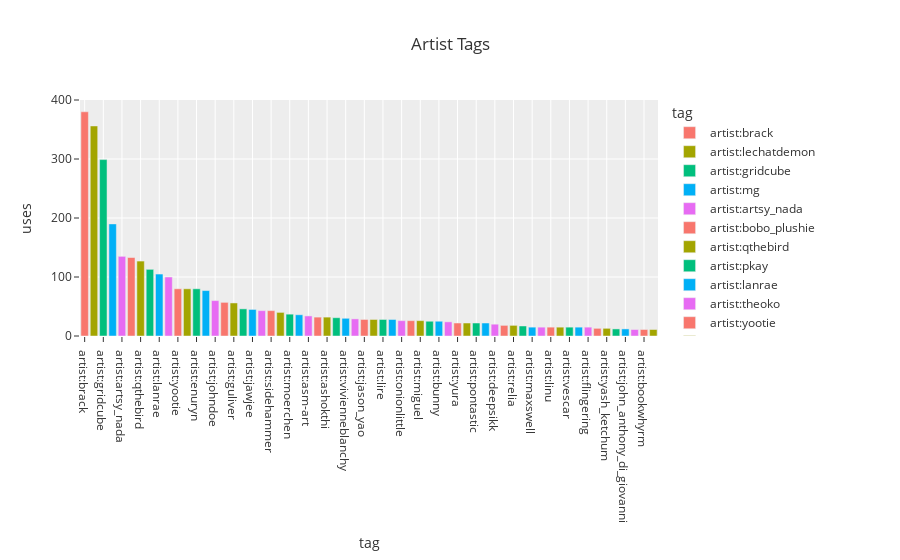

Notebook code cell kept with this figure:
### Markdown cell above
### Artist Tags

### Code cell
artist_tags  = tags.query("tag.str.startswith('artist:') & uses > 10")
artist_tags.head()

px.bar(
    artist_tags,
    x="tag",
    y="uses",
    color="tag",
    title="Artist Tags",
    height=PX_DEFAULT_HEIGHT,
).show()

### Figure 1 — Plotly figure (JSON) as saved in the notebook; plotly's stock layout.template omitted (floating-point values rounded to 4 significant figures)
{"data": [{"alignmentgroup": "True", "hovertemplate": "tag=%{x}<br>uses=%{y}<extra></extra>", "legendgroup": "artist:brack", "marker": {"color": "#F8766D", "pattern": {"shape": ""}}, "name": "artist:brack", "offsetgroup": "artist:brack", "orientation": "v", "showlegend": true, "textposition": "auto", "type": "bar", "x": ["artist:brack"], "xaxis": "x", "y": [380], "yaxis": "y"}, {"alignmentgroup": "True", "hovertemplate": "tag=%{x}<br>uses=%{y}<extra></extra>", "legendgroup": "artist:lechatdemon", "marker": {"color": "#A3A500", "pattern": {"shape": ""}}, "name": "artist:lechatdemon", "offsetgroup": "artist:lechatdemon", "orientation": "v", "showlegend": true, "textposition": "auto", "type": "bar", "x": ["artist:lechatdemon"], "xaxis": "x", "y": [356], "yaxis": "y"}, {"alignmentgroup": "True", "hovertemplate": "tag=%{x}<br>uses=%{y}<extra></extra>", "legendgroup": "artist:gridcube", "marker": {"color": "#00BF7D", "pattern": {"shape": ""}}, "name": "artist:gridcube", "offsetgroup": "artist:gridcube", "orientation": "v", "showlegend": true, "textposition": "auto", "type": "bar", "x": ["artist:gridcube"], "xaxis": "x", "y": [299], "yaxis": "y"}, {"alignmentgroup": "True", "hovertemplate": "tag=%{x}<br>uses=%{y}<extra></extra>", "legendgroup": "artist:mg", "marker": {"color": "#00B0F6", "pattern": {"shape": ""}}, "name": "artist:mg", "offsetgroup": "artist:mg", "orientation": "v", "showlegend": true, "textposition": "auto", "type": "bar", "x": ["artist:mg"], "xaxis": "x", "y": [190], "yaxis": "y"}, {"alignmentgroup": "True", "hovertemplate": "tag=%{x}<br>uses=%{y}<extra></extra>", "legendgroup": "artist:artsy_nada", "marker": {"color": "#E76BF3", "pattern": {"shape": ""}}, "name": "artist:artsy_nada", "offsetgroup": "artist:artsy_nada", "orientation": "v", "showlegend": true, "textposition": "auto", "type": "bar", "x": ["artist:artsy_nada"], "xaxis": "x", "y": [135], "yaxis": "y"}, {"alignmentgroup": "True", "hovertemplate": "tag=%{x}<br>uses=%{y}<extra></extra>", "legendgroup": "artist:bobo_plushie", "marker": {"color": "#F8766D", "pattern": {"shape": ""}}, "name": "artist:bobo_plushie", "offsetgroup": "artist:bobo_plushie", "orientation": "v", "showlegend": true, "textposition": "auto", "type": "bar", "x": ["artist:bobo_plushie"], "xaxis": "x", "y": [133], "yaxis": "y"}, {"alignmentgroup": "True", "hovertemplate": "tag=%{x}<br>uses=%{y}<extra></extra>", "legendgroup": "artist:qthebird", "marker": {"color": "#A3A500", "pattern": {"shape": ""}}, "name": "artist:qthebird", "offsetgroup": "artist:qthebird", "orientation": "v", "showlegend": true, "textposition": "auto", "type": "bar", "x": ["artist:qthebird"], "xaxis": "x", "y": [127], "yaxis": "y"}, {"alignmentgroup": "True", "hovertemplate": "tag=%{x}<br>uses=%{y}<extra></extra>", "legendgroup": "artist:pkay", "marker": {"color": "#00BF7D", "pattern": {"shape": ""}}, "name": "artist:pkay", "offsetgroup": "artist:pkay", "orientation": "v", "showlegend": true, "textposition": "auto", "type": "bar", "x": ["artist:pkay"], "xaxis": "x", "y": [113], "yaxis": "y"}, {"alignmentgroup": "True", "hovertemplate": "tag=%{x}<br>uses=%{y}<extra></extra>", "legendgroup": "artist:lanrae", "marker": {"color": "#00B0F6", "pattern": {"shape": ""}}, "name": "artist:lanrae", "offsetgroup": "artist:lanrae", "orientation": "v", "showlegend": true, "textposition": "auto", "type": "bar", "x": ["artist:lanrae"], "xaxis": "x", "y": [105], "yaxis": "y"}, {"alignmentgroup": "True", "hovertemplate": "tag=%{x}<br>uses=%{y}<extra></extra>", "legendgroup": "artist:theoko", "marker": {"color": "#E76BF3", "pattern": {"shape": ""}}, "name": "artist:theoko", "offsetgroup": "artist:theoko", "orientation": "v", "showlegend": true, "textposition": "auto", "type": "bar", "x": ["artist:theoko"], "xaxis": "x", "y": [100], "yaxis": "y"}, {"alignmentgroup": "True", "hovertemplate": "tag=%{x}<br>uses=%{y}<extra></extra>", "legendgroup": "artist:yootie", "marker": {"color": "#F8766D", "pattern": {"shape": ""}}, "name": "artist:yootie", "offsetgroup": "artist:yootie", "orientation": "v", "showlegend": true, "textposition": "auto", "type": "bar", "x": ["artist:yootie"], "xaxis": "x", "y": [80], "yaxis": "y"}, {"alignmentgroup": "True", "hovertemplate": "tag=%{x}<br>uses=%{y}<extra></extra>", "legendgroup": "artist:butts", "marker": {"color": "#A3A500", "pattern": {"shape": ""}}, "name": "artist:butts", "offsetgroup": "artist:butts", "orientation": "v", "showlegend": true, "textposition": "auto", "type": "bar", "x": ["artist:butts"], "xaxis": "x", "y": [80], "yaxis": "y"}, {"alignmentgroup": "True", "hovertemplate": "tag=%{x}<br>uses=%{y}<extra></extra>", "legendgroup": "artist:enuryn", "marker": {"color": "#00BF7D", "pattern": {"shape": ""}}, "name": "artist:enuryn", "offsetgroup": "artist:enuryn", "orientation": "v", "showlegend": true, "textposition": "auto", "type": "bar", "x": ["artist:enuryn"], "xaxis": "x", "y": [80], "yaxis": "y"}, {"alignmentgroup": "True", "hovertemplate": "tag=%{x}<br>uses=%{y}<extra></extra>", "legendgroup": "artist:cortz", "marker": {"color": "#00B0F6", "pattern": {"shape": ""}}, "name": "artist:cortz", "offsetgroup": "artist:cortz", "orientation": "v", "showlegend": true, "textposition": "auto", "type": "bar", "x": ["artist:cortz"], "xaxis": "x", "y": [77], "yaxis": "y"}, {"alignmentgroup": "True", "hovertemplate": "tag=%{x}<br>uses=%{y}<extra></extra>", "legendgroup": "artist:johndoe", "marker": {"color": "#E76BF3", "pattern": {"shape": ""}}, "name": "artist:johndoe", "offsetgroup": "artist:johndoe", "orientation": "v", "showlegend": true, "textposition": "auto", "type": "bar", "x": ["artist:johndoe"], "xaxis": "x", "y": [60], "yaxis": "y"}, {"alignmentgroup": "True", "hovertemplate": "tag=%{x}<br>uses=%{y}<extra></extra>", "legendgroup": "artist:momo", "marker": {"color": "#F8766D", "pattern": {"shape": ""}}, "name": "artist:momo", "offsetgroup": "artist:momo", "orientation": "v", "showlegend": true, "textposition": "auto", "type": "bar", "x": ["artist:momo"], "xaxis": "x", "y": [57], "yaxis": "y"}, {"alignmentgroup": "True", "hovertemplate": "tag=%{x}<br>uses=%{y}<extra></extra>", "legendgroup": "artist:guliver", "marker": {"color": "#A3A500", "pattern": {"shape": ""}}, "name": "artist:guliver", "offsetgroup": "artist:guliver", "orientation": "v", "showlegend": true, "textposition": "auto", "type": "bar", "x": ["artist:guliver"], "xaxis": "x", "y": [56], "yaxis": "y"}, {"alignmentgroup": "True", "hovertemplate": "tag=%{x}<br>uses=%{y}<extra></extra>", "legendgroup": "artist:kalmia", "marker": {"color": "#00BF7D", "pattern": {"shape": ""}}, "name": "artist:kalmia", "offsetgroup": "artist:kalmia", "orientation": "v", "showlegend": true, "textposition": "auto", "type": "bar", "x": ["artist:kalmia"], "xaxis": "x", "y": [46], "yaxis": "y"}, {"alignmentgroup": "True", "hovertemplate": "tag=%{x}<br>uses=%{y}<extra></extra>", "legendgroup": "artist:jawjee", "marker": {"color": "#00B0F6", "pattern": {"shape": ""}}, "name": "artist:jawjee", "offsetgroup": "artist:jawjee", "orientation": "v", "showlegend": true, "textposition": "auto", "type": "bar", "x": ["artist:jawjee"], "xaxis": "x", "y": [45], "yaxis": "y"}, {"alignmentgroup": "True", "hovertemplate": "tag=%{x}<br>uses=%{y}<extra></extra>", "legendgroup": "artist:auspiciousoctopi", "marker": {"color": "#E76BF3", "pattern": {"shape": ""}}, "name": "artist:auspiciousoctopi", "offsetgroup": "artist:auspiciousoctopi", "orientation": "v", "showlegend": true, "textposition": "auto", "type": "bar", "x": ["artist:auspiciousoctopi"], "xaxis": "x", "y": [43], "yaxis": "y"}, {"alignmentgroup": "True", "hovertemplate": "tag=%{x}<br>uses=%{y}<extra></extra>", "legendgroup": "artist:sidehammer", "marker": {"color": "#F8766D", "pattern": {"shape": ""}}, "name": "artist:sidehammer", "offsetgroup": "artist:sidehammer", "orientation": "v", "showlegend": true, "textposition": "auto", "type": "bar", "x": ["artist:sidehammer"], "xaxis": "x", "y": [43], "yaxis": "y"}, {"alignmentgroup": "True", "hovertemplate": "tag=%{x}<br>uses=%{y}<extra></extra>", "legendgroup": "artist:anito", "marker": {"color": "#A3A500", "pattern": {"shape": ""}}, "name": "artist:anito", "offsetgroup": "artist:anito", "orientation": "v", "showlegend": true, "textposition": "auto", "type": "bar", "x": ["artist:anito"], "xaxis": "x", "y": [40], "yaxis": "y"}, {"alignmentgroup": "True", "hovertemplate": "tag=%{x}<br>uses=%{y}<extra></extra>", "legendgroup": "artist:moerchen", "marker": {"color": "#00BF7D", "pattern": {"shape": ""}}, "name": "artist:moerchen", "offsetgroup": "artist:moerchen", "orientation": "v", "showlegend": true, "textposition": "auto", "type": "bar", "x": ["artist:moerchen"], "xaxis": "x", "y": [37], "yaxis": "y"}, {"alignmentgroup": "True", "hovertemplate": "tag=%{x}<br>uses=%{y}<extra></extra>", "legendgroup": "artist:fiore", "marker": {"color": "#00B0F6", "pattern": {"shape": ""}}, "name": "artist:fiore", "offsetgroup": "artist:fiore", "orientation": "v", "showlegend": true, "textposition": "auto", "type": "bar", "x": ["artist:fiore"], "xaxis": "x", "y": [36], "yaxis": "y"}, {"alignmentgroup": "True", "hovertemplate": "tag=%{x}<br>uses=%{y}<extra></extra>", "legendgroup": "artist:asm-art", "marker": {"color": "#E76BF3", "pattern": {"shape": ""}}, "name": "artist:asm-art", "offsetgroup": "artist:asm-art", "orientation": "v", "showlegend": true, "textposition": "auto", "type": "bar", "x": ["artist:asm-art"], "xaxis": "x", "y": [34], "yaxis": "y"}, {"alignmentgroup": "True", "hovertemplate": "tag=%{x}<br>uses=%{y}<extra></extra>", "legendgroup": "artist:justaguywithabeanie", "marker": {"color": "#F8766D", "pattern": {"shape": ""}}, "name": "artist:justaguywithabeanie", "offsetgroup": "artist:justaguywithabeanie", "orientation": "v", "showlegend": true, "textposition": "auto", "type": "bar", "x": ["artist:justaguywithabeanie"], "xaxis": "x", "y": [32], "yaxis": "y"}, {"alignmentgroup": "True", "hovertemplate": "tag=%{x}<br>uses=%{y}<extra></extra>", "legendgroup": "artist:ashokthi", "marker": {"color": "#A3A500", "pattern": {"shape": ""}}, "name": "artist:ashokthi", "offsetgroup": "artist:ashokthi", "orientation": "v", "showlegend": true, "textposition": "auto", "type": "bar", "x": ["artist:ashokthi"], "xaxis": "x", "y": [32], "yaxis": "y"}, {"alignmentgroup": "True", "hovertemplate": "tag=%{x}<br>uses=%{y}<extra></extra>", "legendgroup": "artist:ceramicsae", "marker": {"color": "#00BF7D", "pattern": {"shape": ""}}, "name": "artist:ceramicsae", "offsetgroup": "artist:ceramicsae", "orientation": "v", "showlegend": true, "textposition": "auto", "type": "bar", "x": ["artist:ceramicsae"], "xaxis": "x", "y": [31], "yaxis": "y"}, {"alignmentgroup": "True", "hovertemplate": "tag=%{x}<br>uses=%{y}<extra></extra>", "legendgroup": "artist:vivienneblanchy", "marker": {"color": "#00B0F6", "pattern": {"shape": ""}}, "name": "artist:vivienneblanchy", "offsetgroup": "artist:vivienneblanchy", "orientation": "v", "showlegend": true, "textposition": "auto", "type": "bar", "x": ["artist:vivienneblanchy"], "xaxis": "x", "y": [30], "yaxis": "y"}, {"alignmentgroup": "True", "hovertemplate": "tag=%{x}<br>uses=%{y}<extra></extra>", "legendgroup": "artist:kadraginn", "marker": {"color": "#E76BF3", "pattern": {"shape": ""}}, "name": "artist:kadraginn", "offsetgroup": "artist:kadraginn", "orientation": "v", "showlegend": true, "textposition": "auto", "type": "bar", "x": ["artist:kadraginn"], "xaxis": "x", "y": [29], "yaxis": "y"}, {"alignmentgroup": "True", "hovertemplate": "tag=%{x}<br>uses=%{y}<extra></extra>", "legendgroup": "artist:jason_yao", "marker": {"color": "#F8766D", "pattern": {"shape": ""}}, "name": "artist:jason_yao", "offsetgroup": "artist:jason_yao", "orientation": "v", "showlegend": true, "textposition": "auto", "type": "bar", "x": ["artist:jason_yao"], "xaxis": "x", "y": [28], "yaxis": "y"}, {"alignmentgroup": "True", "hovertemplate": "tag=%{x}<br>uses=%{y}<extra></extra>", "legendgroup": "artist:midjourney", "marker": {"color": "#A3A500", "pattern": {"shape": ""}}, "name": "artist:midjourney", "offsetgroup": "artist:midjourney", "orientation": "v", "showlegend": true, "textposition": "auto", "type": "bar", "x": ["artist:midjourney"], "xaxis": "x", "y": [28], "yaxis": "y"}, {"alignmentgroup": "True", "hovertemplate": "tag=%{x}<br>uses=%{y}<extra></extra>", "legendgroup": "artist:lire", "marker": {"color": "#00BF7D", "pattern": {"shape": ""}}, "name": "artist:lire", "offsetgroup": "artist:lire", "orientation": "v", "showlegend": true, "textposition": "auto", "type": "bar", "x": ["artist:lire"], "xaxis": "x", "y": [28], "yaxis": "y"}, {"alignmentgroup": "True", "hovertemplate": "tag=%{x}<br>uses=%{y}<extra></extra>", "legendgroup": "artist:chalyon", "marker": {"color": "#00B0F6", "pattern": {"shape": ""}}, "name": "artist:chalyon", "offsetgroup": "artist:chalyon", "orientation": "v", "showlegend": true, "textposition": "auto", "type": "bar", "x": ["artist:chalyon"], "xaxis": "x", "y": [28], "yaxis": "y"}, {"alignmentgroup": "True", "hovertemplate": "tag=%{x}<br>uses=%{y}<extra></extra>", "legendgroup": "artist:onionlittle", "marker": {"color": "#E76BF3", "pattern": {"shape": ""}}, "name": "artist:onionlittle", "offsetgroup": "artist:onionlittle", "orientation": "v", "showlegend": true, "textposition": "auto", "type": "bar", "x": ["artist:onionlittle"], "xaxis": "x", "y": [26], "yaxis": "y"}, {"alignmentgroup": "True", "hovertemplate": "tag=%{x}<br>uses=%{y}<extra></extra>", "legendgroup": "artist:TheBlondeOwl", "marker": {"color": "#F8766D", "pattern": {"shape": ""}}, "name": "artist:TheBlondeOwl", "offsetgroup": "artist:TheBlondeOwl", "orientation": "v", "showlegend": true, "textposition": "auto", "type": "bar", "x": ["artist:TheBlondeOwl"], "xaxis": "x", "y": [26], "yaxis": "y"}, {"alignmentgroup": "True", "hovertemplate": "tag=%{x}<br>uses=%{y}<extra></extra>", "legendgroup": "artist:miguel", "marker": {"color": "#A3A500", "pattern": {"shape": ""}}, "name": "artist:miguel", "offsetgroup": "artist:miguel", "orientation": "v", "showlegend": true, "textposition": "auto", "type": "bar", "x": ["artist:miguel"], "xaxis": "x", "y": [26], "yaxis": "y"}, {"alignmentgroup": "True", "hovertemplate": "tag=%{x}<br>uses=%{y}<extra></extra>", "legendgroup": "artist:zelanters", "marker": {"color": "#00BF7D", "pattern": {"shape": ""}}, "name": "artist:zelanters", "offsetgroup": "artist:zelanters", "orientation": "v", "showlegend": true, "textposition": "auto", "type": "bar", "x": ["artist:zelanters"], "xaxis": "x", "y": [25], "yaxis": "y"}, {"alignmentgroup": "True", "hovertemplate": "tag=%{x}<br>uses=%{y}<extra></extra>", "legendgroup": "artist:bunny", "marker": {"color": "#00B0F6", "pattern": {"shape": ""}}, "name": "artist:bunny", "offsetgroup": "artist:bunny", "orientation": "v", "showlegend": true, "textposition": "auto", "type": "bar", "x": ["artist:bunny"], "xaxis": "x", "y": [25], "yaxis": "y"}, {"alignmentgroup": "True", "hovertemplate": "tag=%{x}<br>uses=%{y}<extra></extra>", "legendgroup": "artist:lunartactician", "marker": {"color": "#E76BF3", "pattern": {"shape": ""}}, "name": "artist:lunartactician", "offsetgroup": "artist:lunartactician", "orientation": "v", "showlegend": true, "textposition": "auto", "type": "bar", "x": ["artist:lunartactician"], "xaxis": "x", "y": [24], "yaxis": "y"}, {"alignmentgroup": "True", "hovertemplate": "tag=%{x}<br>uses=%{y}<extra></extra>", "legendgroup": "artist:yura", "marker": {"color": "#F8766D", "pattern": {"shape": ""}}, "name": "artist:yura", "offsetgroup": "artist:yura", "orientation": "v", "showlegend": true, "textposition": "auto", "type": "bar", "x": ["artist:yura"], "xaxis": "x", "y": [22], "yaxis": "y"}, {"alignmentgroup": "True", "hovertemplate": "tag=%{x}<br>uses=%{y}<extra></extra>", "legendgroup": "artist:wingedhatchling", "marker": {"color": "#A3A500", "pattern": {"shape": ""}}, "name": "artist:wingedhatchling", "offsetgroup": "artist:wingedhatchling", "orientation": "v", "showlegend": true, "textposition": "auto", "type": "bar", "x": ["artist:wingedhatchling"], "xaxis": "x", "y": [22], "yaxis": "y"}, {"alignmentgroup": "True", "hovertemplate": "tag=%{x}<br>uses=%{y}<extra></extra>", "legendgroup": "artist:pontastic", "marker": {"color": "#00BF7D", "pattern": {"shape": ""}}, "name": "artist:pontastic", "offsetgroup": "artist:pontastic", "orientation": "v", "showlegend": true, "textposition": "auto", "type": "bar", "x": ["artist:pontastic"], "xaxis": "x", "y": [22], "yaxis": "y"}, {"alignmentgroup": "True", "hovertemplate": "tag=%{x}<br>uses=%{y}<extra></extra>", "legendgroup": "artist:Elora", "marker": {"color": "#00B0F6", "pattern": {"shape": ""}}, "name": "artist:Elora", "offsetgroup": "artist:Elora", "orientation": "v", "showlegend": true, "textposition": "auto", "type": "bar", "x": ["artist:Elora"], "xaxis": "x", "y": [22], "yaxis": "y"}, {"alignmentgroup": "True", "hovertemplate": "tag=%{x}<br>uses=%{y}<extra></extra>", "legendgroup": "artist:deepsikk", "marker": {"color": "#E76BF3", "pattern": {"shape": ""}}, "name": "artist:deepsikk", "offsetgroup": "artist:deepsikk", "orientation": "v", "showlegend": true, "textposition": "auto", "type": "bar", "x": ["artist:deepsikk"], "xaxis": "x", "y": [20], "yaxis": "y"}, {"alignmentgroup": "True", "hovertemplate": "tag=%{x}<br>uses=%{y}<extra></extra>", "legendgroup": "artist:vanrixie", "marker": {"color": "#F8766D", "pattern": {"shape": ""}}, "name": "artist:vanrixie", "offsetgroup": "artist:vanrixie", "orientation": "v", "showlegend": true, "textposition": "auto", "type": "bar", "x": ["artist:vanrixie"], "xaxis": "x", "y": [18], "yaxis": "y"}, {"alignmentgroup": "True", "hovertemplate": "tag=%{x}<br>uses=%{y}<extra></extra>", "legendgroup": "artist:relia", "marker": {"color": "#A3A500", "pattern": {"shape": ""}}, "name": "artist:relia", "offsetgroup": "artist:relia", "orientation": "v", "showlegend": true, "textposition": "auto", "type": "bar", "x": ["artist:relia"], "xaxis": "x", "y": [18], "yaxis": "y"}, {"alignmentgroup": "True", "hovertemplate": "tag=%{x}<br>uses=%{y}<extra></extra>", "legendgroup": "artist:panzersoul", "marker": {"color": "#00BF7D", "pattern": {"shape": ""}}, "name": "artist:panzersoul", "offsetgroup": "artist:panzersoul", "orientation": "v", "showlegend": true, "textposition": "auto", "type": "bar", "x": ["artist:panzersoul"], "xaxis": "x", "y": [17], "yaxis": "y"}, {"alignmentgroup": "True", "hovertemplate": "tag=%{x}<br>uses=%{y}<extra></extra>", "legendgroup": "artist:maxswell", "marker": {"color": "#00B0F6", "pattern": {"shape": ""}}, "name": "artist:maxswell", "offsetgroup": "artist:maxswell", "orientation": "v", "showlegend": true, "textposition": "auto", "type": "bar", "x": ["artist:maxswell"], "xaxis": "x", "y": [15], "yaxis": "y"}, {"alignmentgroup": "True", "hovertemplate": "tag=%{x}<br>uses=%{y}<extra></extra>", "legendgroup": "artist:me", "marker": {"color": "#E76BF3", "pattern": {"shape": ""}}, "name": "artist:me", "offsetgroup": "artist:me", "orientation": "v", "showlegend": true, "textposition": "auto", "type": "bar", "x": ["artist:me"], "xaxis": "x", "y": [15], "yaxis": "y"}, {"alignmentgroup": "True", "hovertemplate": "tag=%{x}<br>uses=%{y}<extra></extra>", "legendgroup": "artist:linu", "marker": {"color": "#F8766D", "pattern": {"shape": ""}}, "name": "artist:linu", "offsetgroup": "artist:linu", "orientation": "v", "showlegend": true, "textposition": "auto", "type": "bar", "x": ["artist:linu"], "xaxis": "x", "y": [15], "yaxis": "y"}, {"alignmentgroup": "True", "hovertemplate": "tag=%{x}<br>uses=%{y}<extra></extra>", "legendgroup": "artist:sneaky_snack", "marker": {"color": "#A3A500", "pattern": {"shape": ""}}, "name": "artist:sneaky_snack", "offsetgroup": "artist:sneaky_snack", "orientation": "v", "showlegend": true, "textposition": "auto", "type": "bar", "x": ["artist:sneaky_snack"], "xaxis": "x", "y": [15], "yaxis": "y"}, {"alignmentgroup": "True", "hovertemplate": "tag=%{x}<br>uses=%{y}<extra></extra>", "legendgroup": "artist:vescar", "marker": {"color": "#00BF7D", "pattern": {"shape": ""}}, "name": "artist:vescar", "offsetgroup": "artist:vescar", "orientation": "v", "showlegend": true, "textposition": "auto", "type": "bar", "x": ["artist:vescar"], "xaxis": "x", "y": [15], "yaxis": "y"}, {"alignmentgroup": "True", "hovertemplate": "tag=%{x}<br>uses=%{y}<extra></extra>", "legendgroup": "artist:eris", "marker": {"color": "#00B0F6", "pattern": {"shape": ""}}, "name": "artist:eris", "offsetgroup": "artist:eris", "orientation": "v", "showlegend": true, "textposition": "auto", "type": "bar", "x": ["artist:eris"], "xaxis": "x", "y": [15], "yaxis": "y"}, {"alignmentgroup": "True", "hovertemplate": "tag=%{x}<br>uses=%{y}<extra></extra>", "legendgroup": "artist:flingering", "marker": {"color": "#E76BF3", "pattern": {"shape": ""}}, "name": "artist:flingering", "offsetgroup": "artist:flingering", "orientation": "v", "showlegend": true, "textposition": "auto", "type": "bar", "x": ["artist:flingering"], "xaxis": "x", "y": [15], "yaxis": "y"}, {"alignmentgroup": "True", "hovertemplate": "tag=%{x}<br>uses=%{y}<extra></extra>", "legendgroup": "artist:arh", "marker": {"color": "#F8766D", "pattern": {"shape": ""}}, "name": "artist:arh", "offsetgroup": "artist:arh", "orientation": "v", "showlegend": true, "textposition": "auto", "type": "bar", "x": ["artist:arh"], "xaxis": "x", "y": [13], "yaxis": "y"}, {"alignmentgroup": "True", "hovertemplate": "tag=%{x}<br>uses=%{y}<extra></extra>", "legendgroup": "artist:yash_ketchum", "marker": {"color": "#A3A500", "pattern": {"shape": ""}}, "name": "artist:yash_ketchum", "offsetgroup": "artist:yash_ketchum", "orientation": "v", "showlegend": true, "textposition": "auto", "type": "bar", "x": ["artist:yash_ketchum"], "xaxis": "x", "y": [13], "yaxis": "y"}, {"alignmentgroup": "True", "hovertemplate": "tag=%{x}<br>uses=%{y}<extra></extra>", "legendgroup": "artist:dr_replig8r", "marker": {"color": "#00BF7D", "pattern": {"shape": ""}}, "name": "artist:dr_replig8r", "offsetgroup": "artist:dr_replig8r", "orientation": "v", "showlegend": true, "textposition": "auto", "type": "bar", "x": ["artist:dr_replig8r"], "xaxis": "x", "y": [12], "yaxis": "y"}, {"alignmentgroup": "True", "hovertemplate": "tag=%{x}<br>uses=%{y}<extra></extra>", "legendgroup": "artist:john_anthony_di_giovanni", "marker": {"color": "#00B0F6", "pattern": {"shape": ""}}, "name": "artist:john_anthony_di_giovanni", "offsetgroup": "artist:john_anthony_di_giovanni", "orientation": "v", "showlegend": true, "textposition": "auto", "type": "bar", "x": ["artist:john_anthony_di_giovanni"], "xaxis": "x", "y": [12], "yaxis": "y"}, {"alignmentgroup": "True", "hovertemplate": "tag=%{x}<br>uses=%{y}<extra></extra>", "legendgroup": "artist:scott_cross", "marker": {"color": "#E76BF3", "pattern": {"shape": ""}}, "name": "artist:scott_cross", "offsetgroup": "artist:scott_cross", "orientation": "v", "showlegend": true, "textposition": "auto", "type": "bar", "x": ["artist:scott_cross"], "xaxis": "x", "y": [11], "yaxis": "y"}, {"alignmentgroup": "True", "hovertemplate": "tag=%{x}<br>uses=%{y}<extra></extra>", "legendgroup": "artist:bookwhyrm", "marker": {"color": "#F8766D", "pattern": {"shape": ""}}, "name": "artist:bookwhyrm", "offsetgroup": "artist:bookwhyrm", "orientation": "v", "showlegend": true, "textposition": "auto", "type": "bar", "x": ["artist:bookwhyrm"], "xaxis": "x", "y": [11], "yaxis": "y"}, {"alignmentgroup": "True", "hovertemplate": "tag=%{x}<br>uses=%{y}<extra></extra>", "legendgroup": "artist:ayutac", "marker": {"color": "#A3A500", "pattern": {"shape": ""}}, "name": "artist:ayutac", "offsetgroup": "artist:ayutac", "orientation": "v", "showlegend": true, "textposition": "auto", "type": "bar", "x": ["artist:ayutac"], "xaxis": "x", "y": [11], "yaxis": "y"}], "layout": {"autosize": true, "barmode": "relative", "legend": {"title": {"text": "tag"}, "tracegroupgap": 0}, "title": {"text": "Artist Tags"}, "xaxis": {"anchor": "y", "autorange": true, "categoryarray": ["artist:brack", "artist:lechatdemon", "artist:gridcube", "artist:mg", "artist:artsy_nada", "artist:bobo_plushie", "artist:qthebird", "artist:pkay", "artist:lanrae", "artist:theoko", "artist:yootie", "artist:butts", "artist:enuryn", "artist:cortz", "artist:johndoe", "artist:momo", "artist:guliver", "artist:kalmia", "artist:jawjee", "artist:auspiciousoctopi", "artist:sidehammer", "artist:anito", "artist:moerchen", "artist:fiore", "artist:asm-art", "artist:justaguywithabeanie", "artist:ashokthi", "artist:ceramicsae", "artist:vivienneblanchy", "artist:kadraginn", "artist:jason_yao", "artist:midjourney", "artist:lire", "artist:chalyon", "artist:onionlittle", "artist:TheBlondeOwl", "artist:miguel", "artist:zelanters", "artist:bunny", "artist:lunartactician", "artist:yura", "artist:wingedhatchling", "artist:pontastic", "artist:Elora", "artist:deepsikk", "artist:vanrixie", "artist:relia", "artist:panzersoul", "artist:maxswell", "artist:me", "artist:linu", "artist:sneaky_snack", "artist:vescar", "artist:eris", "artist:flingering", "artist:arh", "artist:yash_ketchum", "artist:dr_replig8r", "artist:john_anthony_di_giovanni", "artist:scott_cross", "artist:bookwhyrm", "artist:ayutac"], "categoryorder": "array", "domain": [0, 1], "range": [-0.5, 61.5], "title": {"text": "tag"}, "type": "category"}, "yaxis": {"anchor": "x", "autorange": true, "domain": [0, 1], "range": [0, 400], "title": {"text": "uses"}, "type": "linear"}}}
